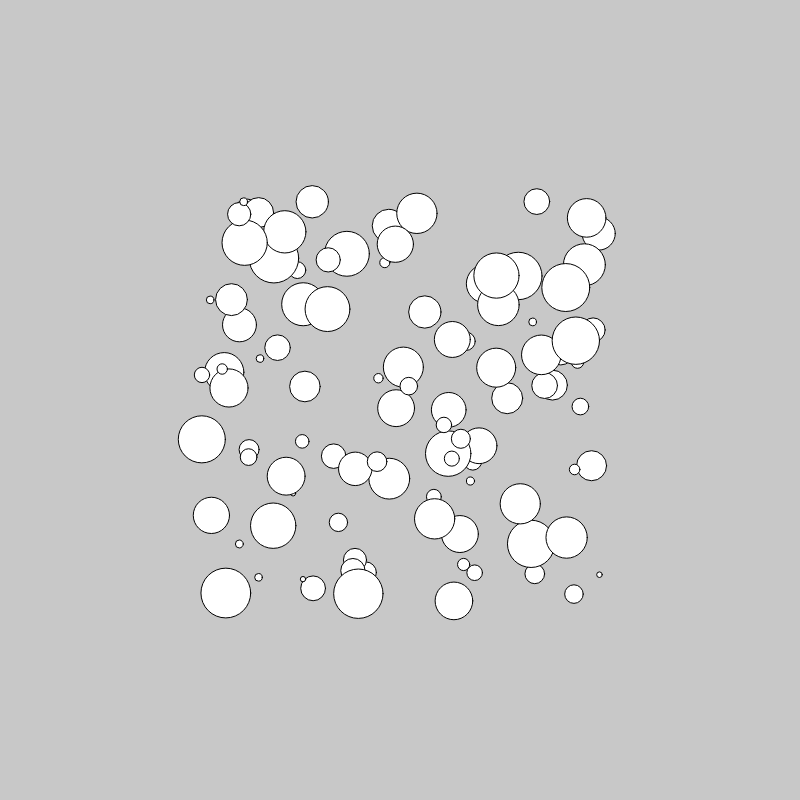
Frame 1 (no input)
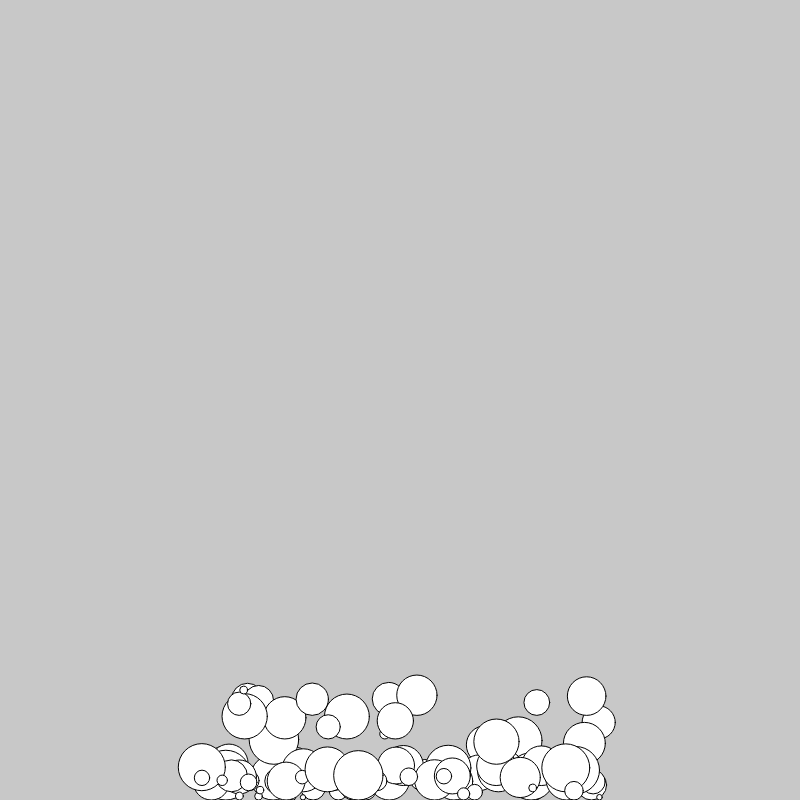
Frame 60 (no input)
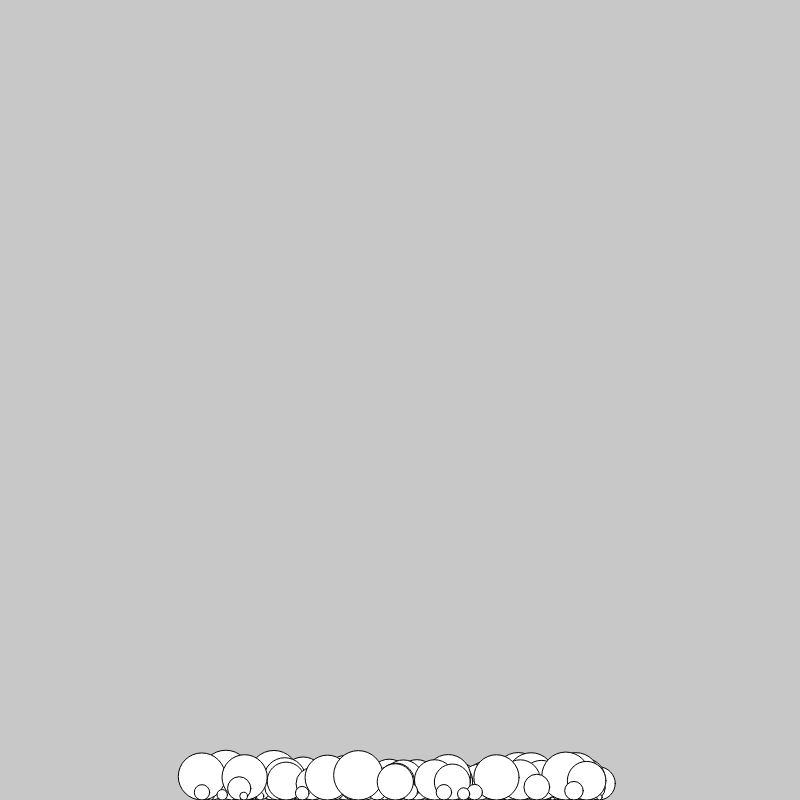
Frame 120 (the mouse pressed at the canvas centre since frame 60)

The p5.js sketch that drew these frames (run headless with seeded random() and noise() and a simulated clock; from frame 60 on, the mouse is pressed at the canvas centre):

// p5.js sketch
// ── sketch.js
let balls = [];
let gravity;
let kickButton;

class Ball
{
    constructor ( pos, size )
    {
        this.pos = pos;

        this.size = size;

        this.forces = [];

        this.velocity = createVector ( 0, 0 );
        this.acceleration = createVector ( 0, 0 );
    }

    update ()
    {
        this.applyForces ();

        this.pos.add ( this.velocity );

        this.checkEdges ();
    }

    display ()
    {
        circle ( this.pos.x, this.pos.y, this.size );
    }

    applyForces ()
    {
        this.forces.forEach ( ( f ) =>
        {
            this.acceleration.add ( f );
        });

        this.velocity.add ( this.acceleration );

        this.acceleration = createVector ( 0, 0 );

        this.forces = [];
    }

    addForce ( f )
    {
        this.forces.push ( f );
    }

    checkEdges ()
    {
        let bounceMag = 1.5;
        let bounceVector = createVector ( 0, 0 );
        let r = this.size / 2;

        if ( ( this.pos.y + r ) > height )
        {
            bounceVector.add ( 0, -bounceMag );
            this.pos.y = height - r
        }

        if ( ( this.pos.x + r ) > width )
        {
            bounceVector.add ( -bounceMag, 0 );
            this.pos.x = width - r
        }

        if ( ( this.pos.x - r ) < 0 )
        {
            bounceVector.add ( -bounceMag, 0 );
            this.pos.x = r
        }

        bounceVector.mult ( this.velocity );

        this.addForce ( bounceVector );
    }
}

function friction ( b, c )
{
    let f = b.velocity.copy ();

    f.normalize ();

    f.mult ( -1 );

    //basic normal value for friction
    let normal = 1;

    let fMag = c*normal;

    f.mult ( fMag );

    return f;
}

function setup() 
{
    createCanvas(800, 800);

    gravity = createVector ( 0, 1 );

    for ( let i=0; i < 100; i++ )
    {
        let b_pos = createVector ( width/2 + random ( -200, 200 ), 
                                   height/2 + random ( -200, 200 ) );
        balls.push ( new Ball ( b_pos, random ( 5, 50 ) ) );
    }

    kickButton = createButton ( 'kick' );
    kickButton.position ( 20, height + 40 );
    kickButton.mousePressed ( () =>
    {
        balls.forEach ( ( b ) =>
        {
            let f = createVector ( random ( -5, 5 ), random ( -10, -30 ) );

            b.addForce ( f );
        });
    });
}

function draw() 
{
    background ( 200 );

    balls.forEach ( ( b ) => 
    {
        //air friction
        b.addForce ( friction ( b, 0.01 ) );
        b.addForce ( gravity );

        b.update ();
        b.display ();
    });
}
